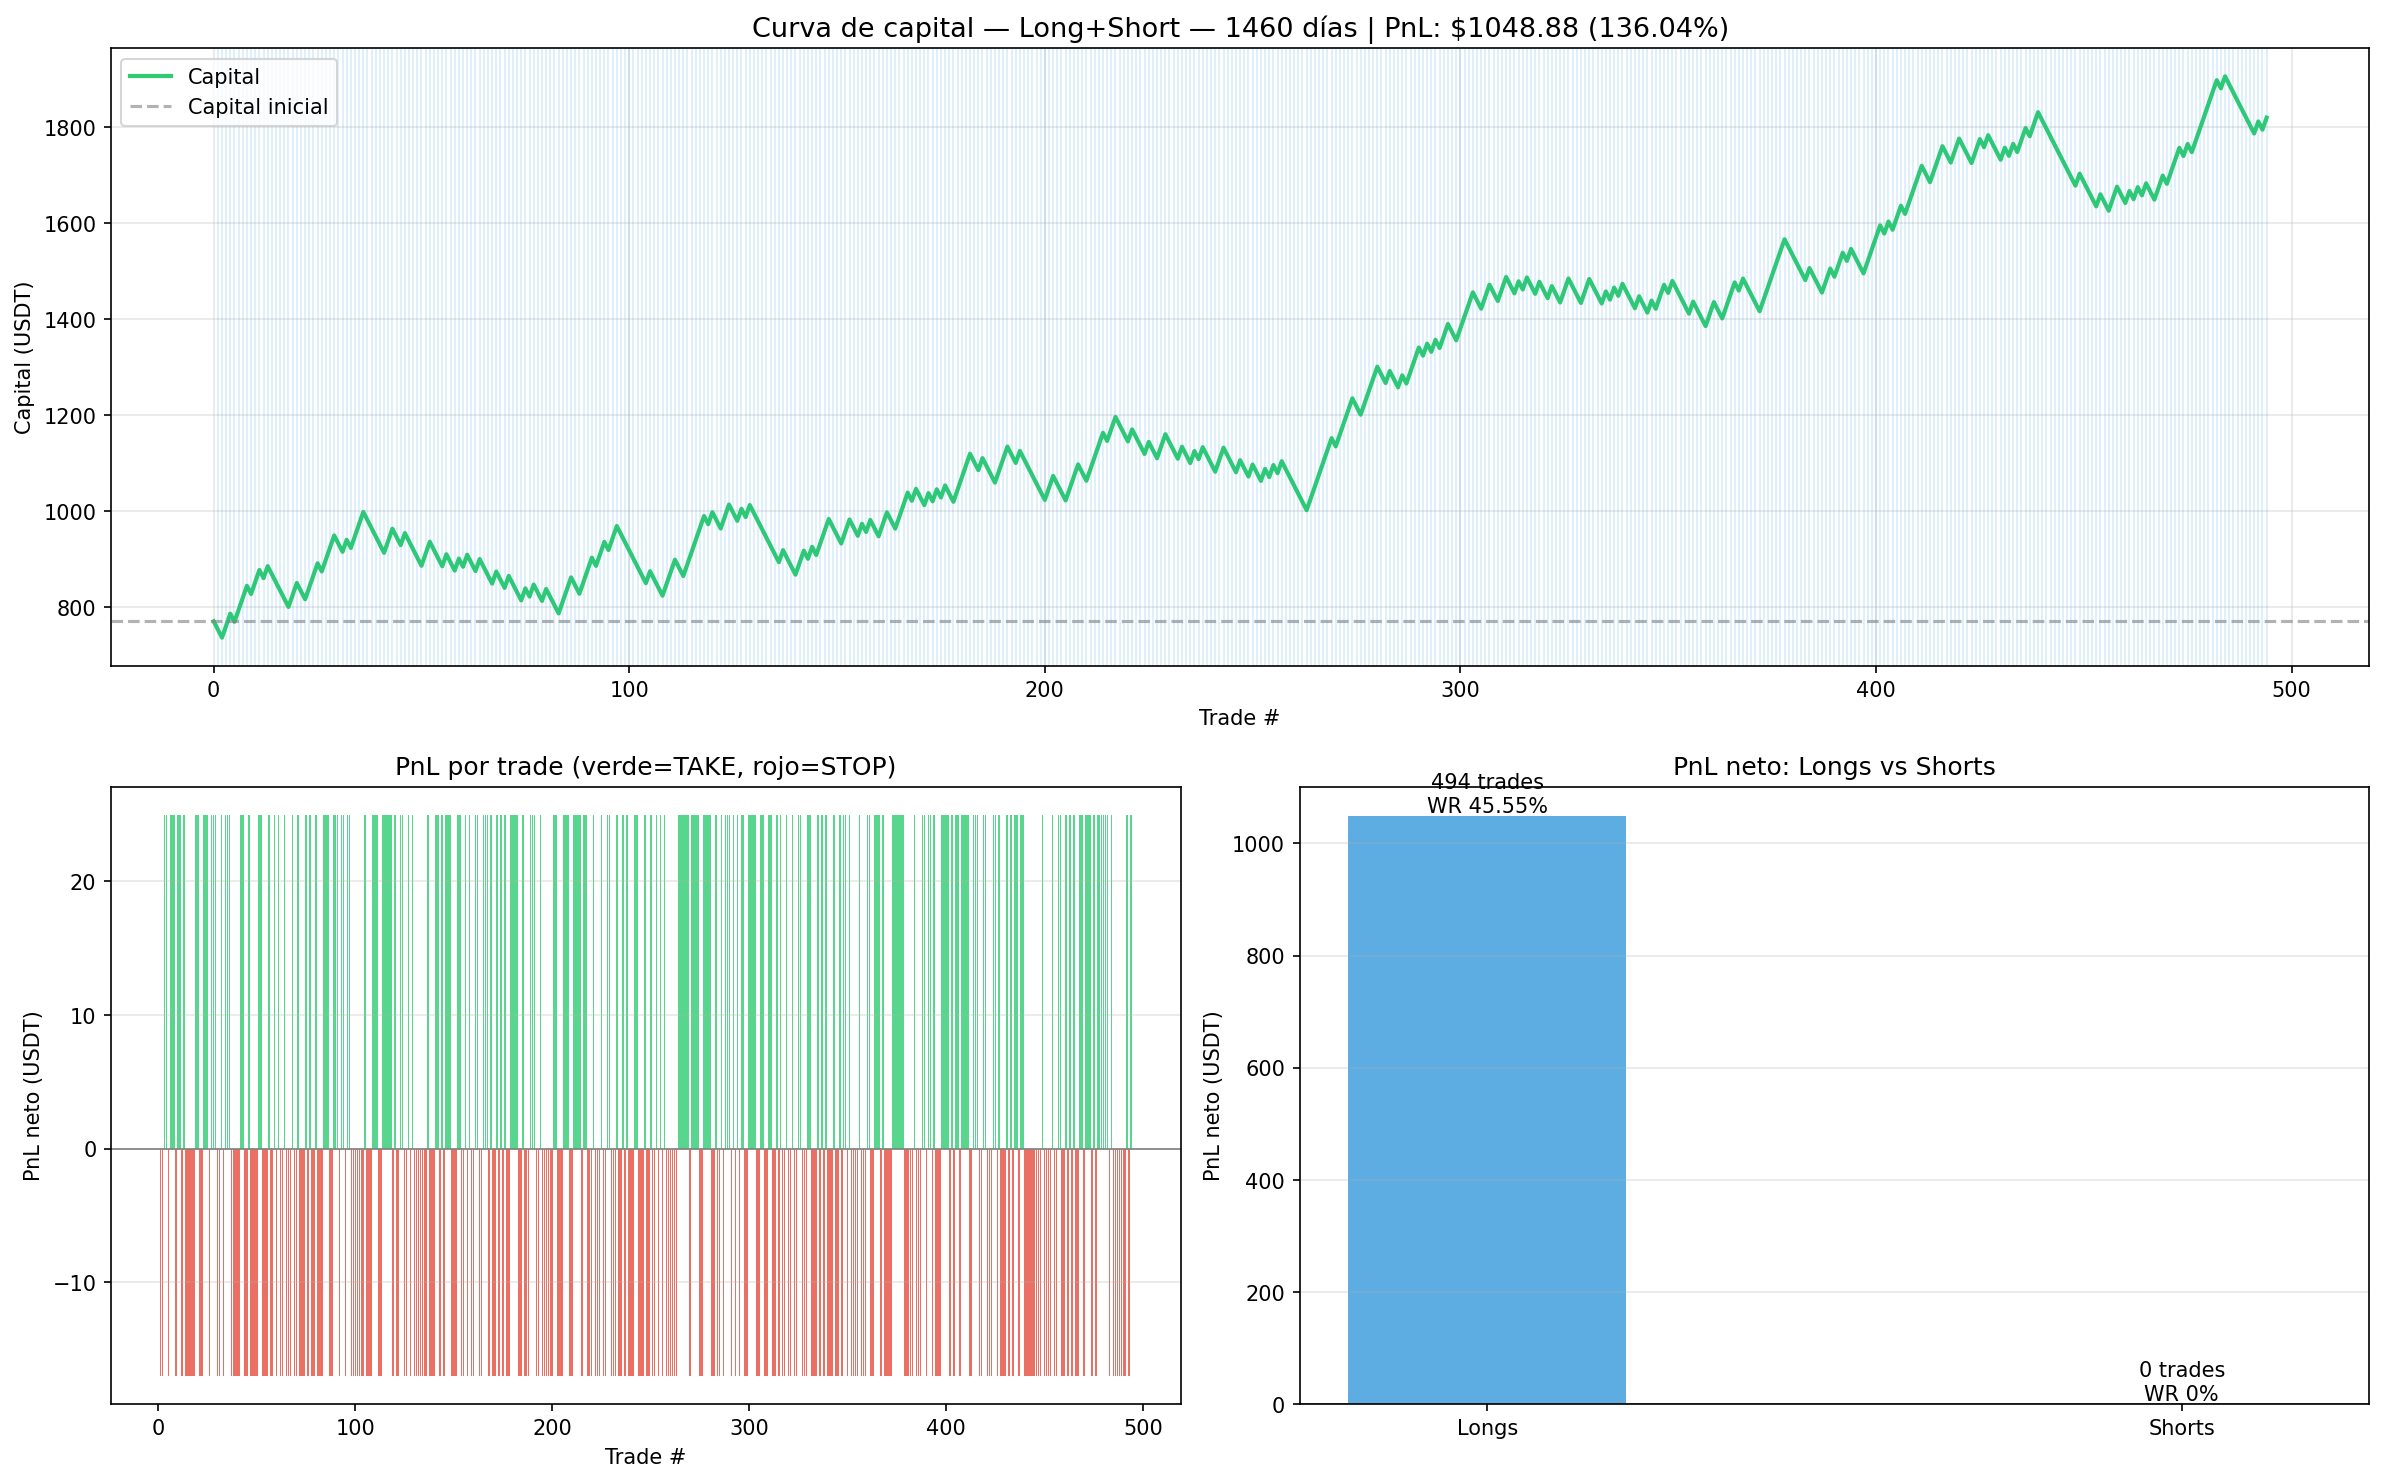

Write Python code to recreate this figure.
import pandas as pd
import requests
import time
import matplotlib.pyplot as plt
import matplotlib.gridspec as gridspec

URL = "https://api.binance.com/api/v3/klines"

# ─────────────────────────────────────────
# PARÁMETROS 11-06-2026
# ─────────────────────────────────────────
DIAS = 1460
SYMBOL = "BTCUSDT"
CAPITAL_INICIAL = 771.0
POS_USDT = 280.0 #antes 280.0
APALANCAMIENTO = 3

STOP_PCT = 0.02  #antes 0.02
RR = 1.5  #antes 1.4 , 1.5 ganador 
TAKE_PCT = STOP_PCT * RR

PULLBACK_PCT = 0.002 #antes 0.002
FILL_WINDOW = 2  #OPTIMO 2

ENABLE_SHORTS = False
# Comisiones OKX futuros (maker/taker)
FEE_MAKER = 0.0002   # 0.02%
FEE_TAKER = 0.0005   # 0.05%

# RSI ganador del análisis anterior
RSI_LONG_LOW  = 50 #antes 58
RSI_LONG_HIGH = 70

# RSI para shorts (espejo bajista)
RSI_SHORT_LOW  = 28 # antes 25
RSI_SHORT_HIGH = 38 # antes 42

# ─────────────────────────────────────────
# DESCARGA Y PREPARACIÓN
# ─────────────────────────────────────────
def descargar_datos(symbol, interval, dias):
    todas = []
    limite = 1000
    ahora_ms = int(time.time() * 1000)
    inicio_ms = ahora_ms - (dias * 24 * 60 * 60 * 1000)
    t_actual = inicio_ms
    while t_actual < ahora_ms:
        params = {"symbol": symbol, "interval": interval, "startTime": t_actual, "limit": limite}
        r = requests.get(URL, params=params, timeout=30)
        data = r.json()
        if not data:
            break
        todas.extend(data)
        t_actual = data[-1][0] + 1
        time.sleep(0.15)
    return todas

def resample(df5, tf):
    df = df5.copy().set_index("fecha")
    out = df[["apertura", "maximo", "minimo", "cierre", "volumen"]].resample(tf).agg({
        "apertura": "first", "maximo": "max", "minimo": "min",
        "cierre": "last", "volumen": "sum",
    }).dropna().reset_index()
    return out

def calc_rsi(close, period=14):
    delta = close.diff()
    gain = delta.where(delta > 0, 0.0)
    loss = -delta.where(delta < 0, 0.0)
    avg_g = gain.ewm(alpha=1/period, adjust=False).mean()
    avg_l = loss.ewm(alpha=1/period, adjust=False).mean()
    rs = avg_g / avg_l
    return 100 - (100 / (1 + rs))

def fees_roundtrip(pos_usdt, pnl_bruto):
    return (pos_usdt * FEE_MAKER) + ((pos_usdt + abs(pnl_bruto)) * FEE_TAKER)

# ─────────────────────────────────────────
# DESCARGA
# ─────────────────────────────────────────
print("Descargando datos 5m (1.460 días)...")
raw5 = descargar_datos(SYMBOL, "5m", DIAS)

df5 = pd.DataFrame(raw5, columns=[
    "tiempo", "apertura", "maximo", "minimo", "cierre", "volumen",
    "tiempo_cierre", "volumen_quote", "num_trades", "taker_buy_base", "taker_buy_quote", "ignorar"
])
for col in ["cierre", "maximo", "minimo", "apertura", "volumen"]:
    df5[col] = pd.to_numeric(df5[col])
df5["fecha"] = pd.to_datetime(df5["tiempo"], unit="ms") - pd.Timedelta(hours=5)
df5 = df5[["fecha", "apertura", "maximo", "minimo", "cierre", "volumen"]].drop_duplicates("fecha").reset_index(drop=True)

print("Resampleando a 15m y calculando indicadores...")
df15 = resample(df5, "15min")
df15["EMA9"]  = df15["cierre"].ewm(span=9,  adjust=False).mean()
df15["EMA21"] = df15["cierre"].ewm(span=21, adjust=False).mean()
df15["EMA50"] = df15["cierre"].ewm(span=50, adjust=False).mean()
df15["RSI14"] = calc_rsi(df15["cierre"], 14)
df15["precio_tipico"] = (df15["maximo"] + df15["minimo"] + df15["cierre"]) / 3
df15["tp_vol"] = df15["precio_tipico"] * df15["volumen"]
df15["fecha_dia"] = df15["fecha"].dt.date
df15["VWAP"] = (
    df15.groupby("fecha_dia")["tp_vol"].cumsum()
    / df15.groupby("fecha_dia")["volumen"].cumsum()
)

# ─────────────────────────────────────────
# SEÑALES
# ─────────────────────────────────────────

# LONG: cruce alcista EMA9/EMA21 + RSI 58-70 + cierre > VWAP + cierre > EMA50
df15["cruce_alcista"] = (
    (df15["EMA9"] > df15["EMA21"]) &
    (df15["EMA9"].shift(1) <= df15["EMA21"].shift(1))
)
df15["senal_long"] = (
    df15["cruce_alcista"] &
    (df15["RSI14"] > RSI_LONG_LOW) & (df15["RSI14"] < RSI_LONG_HIGH) &
    (df15["cierre"] > df15["VWAP"]) &
    (df15["cierre"] > df15["EMA50"])
)

# SHORT: cruce bajista EMA9/EMA21 + RSI 30-42 + cierre < VWAP + cierre < EMA50
df15["cruce_bajista"] = (
    (df15["EMA9"] < df15["EMA21"]) &
    (df15["EMA9"].shift(1) >= df15["EMA21"].shift(1))
)

df15["senal_short"] = False #(
    #df15["cruce_bajista"] &
  #  (df15["RSI14"] > RSI_SHORT_LOW) & (df15["RSI14"] < RSI_SHORT_HIGH) &
   # (df15["cierre"] < df15["VWAP"]) &
    #(df15["cierre"] < df15["EMA50"]) 
#)

# ─────────────────────────────────────────
# BACKTEST LONG + SHORT
# ─────────────────────────────────────────
capital = CAPITAL_INICIAL
en_trade = False
pending = False
direccion = None  # "long" o "short"
limit_price = None
expire_i = None
entry = stop = take = None
trades = []
equity_curve = [{"idx": 0, "capital": capital, "fecha": df15["fecha"].iloc[0]}]
fills = missed = 0

for i in range(1, len(df15)):
    row = df15.iloc[i]
    low   = float(row["minimo"])
    high  = float(row["maximo"])
    close = float(row["cierre"])

    # Verificar fill de orden pendiente
    if pending and not en_trade:
        if direccion == "long" and low <= limit_price:
            fills += 1
            entry = limit_price
            stop  = round(entry * (1 - STOP_PCT), 2)
            take  = round(entry * (1 + TAKE_PCT), 2)
            en_trade = True
            pending = False
        elif direccion == "short" and high >= limit_price:
            fills += 1
            entry = limit_price
            stop  = round(entry * (1 + STOP_PCT), 2)
            take  = round(entry * (1 - TAKE_PCT), 2)
            en_trade = True
            pending = False
        elif i >= expire_i:
            missed += 1
            pending = False

    # Gestión del trade abierto
    if en_trade:
        resultado = None
        pnl_bruto = 0.0

        if direccion == "long":
            if low <= stop:
                resultado = "STOP"
                pnl_bruto = -POS_USDT * APALANCAMIENTO * STOP_PCT  
            elif high >= take:
                resultado = "TAKE"
                pnl_bruto = POS_USDT * APALANCAMIENTO * STOP_PCT * RR

        elif direccion == "short":
            if high >= stop:
                resultado = "STOP"
                pnl_bruto = -POS_USDT * APALANCAMIENTO * STOP_PCT  
            elif low <= take:
                resultado = "TAKE"
                pnl_bruto = POS_USDT * APALANCAMIENTO * STOP_PCT * RR

        if resultado:
            fees = fees_roundtrip(POS_USDT, pnl_bruto)
            pnl_neto = pnl_bruto - fees
            capital += pnl_neto
            trades.append({
                "fecha": row["fecha"],
                "direccion": direccion.upper(),
                "resultado": resultado,
                "entry": entry,
                "pnl_bruto": round(pnl_bruto, 4),
                "fees": round(fees, 4),
                "pnl_neto": round(pnl_neto, 4),
                "capital": round(capital, 4),
            })
            equity_curve.append({"idx": len(trades), "capital": capital, "fecha": row["fecha"]})
            en_trade = False
            direccion = None
        continue

    # Buscar nueva señal (no entra si ya hay trade/pending)
    if not pending:
        if bool(row["senal_long"]):
            limit_price = round(close * (1 - PULLBACK_PCT), 2)
            expire_i = i + FILL_WINDOW
            pending = True
            direccion = "long"
        elif bool(row["senal_short"]):
            limit_price = round(close * (1 + PULLBACK_PCT), 2)
            expire_i = i + FILL_WINDOW
            pending = True
            direccion = "short"

# ─────────────────────────────────────────
# RESUMEN
# ─────────────────────────────────────────
df_tr = pd.DataFrame(trades)
df_eq = pd.DataFrame(equity_curve)

total      = len(df_tr)
longs      = df_tr[df_tr["direccion"] == "LONG"]
shorts     = df_tr[df_tr["direccion"] == "SHORT"]
wins       = int((df_tr["resultado"] == "TAKE").sum())
winrate    = round(wins / total * 100, 2) if total else 0
pnl_total  = round(float(df_tr["pnl_neto"].sum()), 2) if total else 0
fees_total = round(float(df_tr["fees"].sum()), 2) if total else 0
retorno    = round(pnl_total / CAPITAL_INICIAL * 100, 2)

wins_long  = int((longs["resultado"] == "TAKE").sum()) if len(longs) else 0
wins_short = int((shorts["resultado"] == "TAKE").sum()) if len(shorts) else 0
wr_long    = round(wins_long / len(longs) * 100, 2) if len(longs) else 0
wr_short   = round(wins_short / len(shorts) * 100, 2) if len(shorts) else 0
pnl_long   = round(float(longs["pnl_neto"].sum()), 2) if len(longs) else 0
pnl_short  = round(float(shorts["pnl_neto"].sum()), 2) if len(shorts) else 0

peak = CAPITAL_INICIAL
max_dd = 0.0
cap = CAPITAL_INICIAL
for t in trades:
    cap += t["pnl_neto"]
    if cap > peak:
        peak = cap
    dd = (peak - cap) / peak * 100
    if dd > max_dd:
        max_dd = dd

fill_rate = round(fills / (fills + missed) * 100, 2) if (fills + missed) else 0

summary = f"""
════════════════════════════════════════════════
BACKTEST LONG + SHORT — OKX FUTUROS (15m)
Periodo: {df15['fecha'].iloc[0]} → {df15['fecha'].iloc[-1]}
STOP: {STOP_PCT*100:.2f}% | TAKE: {TAKE_PCT*100:.2f}% | RR: {RR}
RSI Long: {RSI_LONG_LOW}-{RSI_LONG_HIGH} | RSI Short: {RSI_SHORT_LOW}-{RSI_SHORT_HIGH}
Fees OKX: maker {FEE_MAKER*100:.3f}% | taker {FEE_TAKER*100:.3f}%
════════════════════════════════════════════════
TOTAL TRADES : {total}
WINRATE TOTAL: {winrate}%
PnL NETO     : ${pnl_total}
FEES TOTAL   : ${fees_total}
RETORNO      : {retorno}%
MAX DRAWDOWN : {round(max_dd, 2)}%
FILL RATE    : {fill_rate}%

── LONGS ({len(longs)} trades) ──────────────────
  Winrate : {wr_long}%
  PnL neto: ${pnl_long}

── SHORTS ({len(shorts)} trades) ─────────────────
  Winrate : {wr_short}%
  PnL neto: ${pnl_short}

Capital inicial: ${CAPITAL_INICIAL}
Capital final  : ${round(capital, 2)}
════════════════════════════════════════════════
"""

print(summary)

with open("summary_long_short.txt", "w", encoding="utf-8") as f:
    f.write(summary)

df_tr.to_csv("trades_long_short.csv", index=False)
print("Guardado: summary_long_short.txt | trades_long_short.csv")

# ─────────────────────────────────────────
# ANÁLISIS POR AÑO
# ─────────────────────────────────────────
df_tr["año"] = pd.to_datetime(df_tr["fecha"]).dt.year

print("\n── RESULTADOS POR AÑO ──────────────────────────────")
print(f"{'Año':<6} {'Trades':>7} {'WR%':>7} {'PnL$':>9} {'Longs$':>9} {'Shorts$':>9}")
print("-" * 55)

for año in sorted(df_tr["año"].unique()):
    sub = df_tr[df_tr["año"] == año]
    longs_a  = sub[sub["direccion"] == "LONG"]
    shorts_a = sub[sub["direccion"] == "SHORT"]
    wr_a     = round((sub["resultado"] == "TAKE").sum() / len(sub) * 100, 1)
    pnl_a    = round(sub["pnl_neto"].sum(), 2)
    pnl_l    = round(longs_a["pnl_neto"].sum(), 2) if len(longs_a) else 0
    pnl_s    = round(shorts_a["pnl_neto"].sum(), 2) if len(shorts_a) else 0
    print(f"{año:<6} {len(sub):>7} {wr_a:>7} {pnl_a:>9} {pnl_l:>9} {pnl_s:>9}")

# ─────────────────────────────────────────
# GRÁFICA
# ─────────────────────────────────────────
if len(df_eq) > 1:
    fig = plt.figure(figsize=(16, 10))
    gs = gridspec.GridSpec(2, 2, figure=fig)

    # 1. Curva de equity
    ax1 = fig.add_subplot(gs[0, :])
    ax1.plot(df_eq["idx"], df_eq["capital"], linewidth=2, color="#2ecc71", label="Capital")
    ax1.axhline(y=CAPITAL_INICIAL, linestyle="--", color="gray", alpha=0.6, label="Capital inicial")

    # Marcar longs y shorts en la curva
    for t in trades:
        color = "#3498db" if t["direccion"] == "LONG" else "#e74c3c"
        idx = trades.index(t) + 1
        ax1.axvline(x=idx, color=color, alpha=0.15, linewidth=1)

    ax1.set_title(f"Curva de capital — Long+Short — 1460 días | PnL: ${pnl_total} ({retorno}%)", fontsize=13)
    ax1.set_xlabel("Trade #")
    ax1.set_ylabel("Capital (USDT)")
    ax1.legend()
    ax1.grid(True, alpha=0.3)

    # 2. PnL por trade
    ax2 = fig.add_subplot(gs[1, 0])
    colores = []
    pnls = []
    for t in trades:
        pnls.append(t["pnl_neto"])
        if t["resultado"] == "TAKE":
            colores.append("#2ecc71")
        else:
            colores.append("#e74c3c")
    ax2.bar(range(1, total+1), pnls, color=colores, alpha=0.8)
    ax2.axhline(0, color="gray", linewidth=0.8)
    ax2.set_title("PnL por trade (verde=TAKE, rojo=STOP)")
    ax2.set_xlabel("Trade #")
    ax2.set_ylabel("PnL neto (USDT)")
    ax2.grid(axis="y", alpha=0.3)

    # 3. Comparación Long vs Short
    ax3 = fig.add_subplot(gs[1, 1])
    categorias = ["Longs", "Shorts"]
    pnls_comp = [pnl_long, pnl_short]
    trades_comp = [len(longs), len(shorts)]
    colors_comp = ["#3498db", "#e74c3c"]
    bars = ax3.bar(categorias, pnls_comp, color=colors_comp, alpha=0.8, width=0.4)
    for bar, n, wr in zip(bars, trades_comp, [wr_long, wr_short]):
        ax3.text(bar.get_x() + bar.get_width()/2, bar.get_height() + 0.3,
                f"{n} trades\nWR {wr}%", ha="center", va="bottom", fontsize=10)
    ax3.axhline(0, color="gray", linewidth=0.8)
    ax3.set_title("PnL neto: Longs vs Shorts")
    ax3.set_ylabel("PnL neto (USDT)")
    ax3.grid(axis="y", alpha=0.3)

    plt.tight_layout()
    plt.savefig("backtest_long_short.png", dpi=150, bbox_inches="tight")
    plt.show()
    print("Guardado: backtest_long_short.png")
